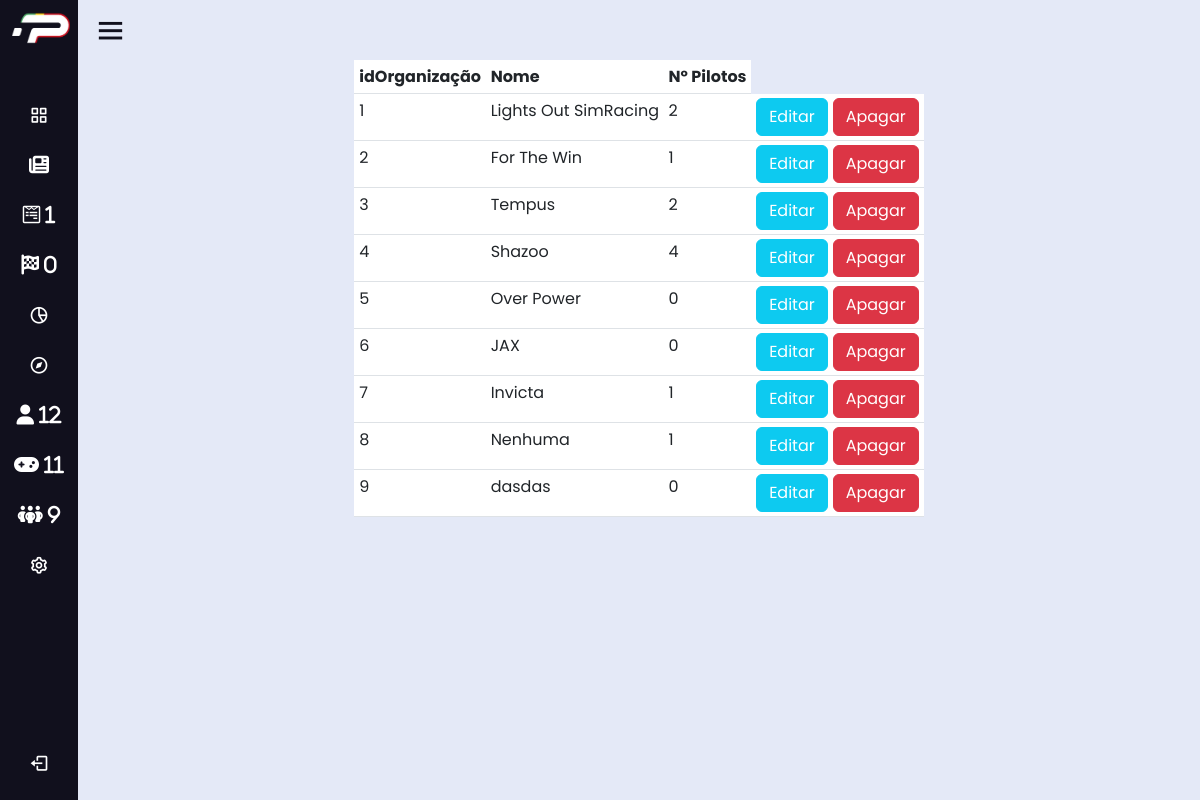
Screenshot of /VerOrganizacoes.php (signed in) with the database file from the repository.
### tables this page shows
CREATE TABLE `organizacao` (
  `id_organizacao` int NOT NULL,
  `nome_organizacao` varchar(50) DEFAULT NULL,
  `caminho_imagem` varchar(60) NOT NULL
);

### VerOrganizacoes.php (the view, shortened to what this page needs)
<?php
include("session.php");
$query = "SELECT id_temporada FROM temporada ORDER BY id_temporada DESC LIMIT 1;";
$result = $db->query($query);
$row = $result->fetch_assoc();
$idTemporada = $row['id_temporada'];
$query = 'SELECT O.*, COUNT(DISTINCT P.id_piloto) AS numero_pilotos FROM organizacao O LEFT JOIN pilotopontostemporada P ON O.id_organizacao = P.id_organizacao AND P.id_temporada = '. $idTemporada .' GROUP BY O.id_organizacao;';
?>
<html lang="en" dir="ltr">
    <head>
        <link rel="stylesheet" href="./css/admin.css">
        <link rel="stylesheet" href="https://cdnjs.cloudflare.com/ajax/libs/font-awesome/6.2.1/css/all.min.css" />
        <link href='https://unpkg.com/boxicons@2.0.7/css/boxicons.min.css' rel='stylesheet'>
        <link href="https://cdn.jsdelivr.net/npm/bootstrap@5.3.0-alpha1/dist/css/bootstrap.min.css" rel="stylesheet">
    </head>
<body>
    <?php include("navbarback.php"); ?>
    <section class="home-section">
        <div class="home-content">
            <i class='bx bx-menu'></i>
        </div>
        <div class="teste">
            <table class="table table-sm">
                <thead>
                    <tr>
                        <th>idOrganização</th>
                        <th>Nome</th>
                        <th>Nº Pilotos</th>
                    </tr>
                </thead>
<?php
                echo '<tbody>';
                $result = mysqli_query($db, $query);
                while ($row = mysqli_fetch_array($result)) {
                    echo '<tr>';
                    echo '<td>' . $row['id_organizacao'] . '</td>';
                    echo '<td>' . $row['nome_organizacao'] . '</td>';
                    echo '<td>' . $row['numero_pilotos'] . '</td>';
                    echo '<td>';
                    echo '<div class="btn-group">';
                    echo '
                        <form style="margin-right:5px" action="EditarOrganizacao.php" method="post">
                            <input type="hidden" name="id_organizacao" value="' . $row['id_organizacao'] . '">
                            <button type="submit" class="btn btn-info" style="color: white";>Editar</button>
                        </form>';
                    echo '
                        <form action="EliminarOrganizacao.php" method="post">
                            <button type="button" onclick="GetId(\'' . $row['id_organizacao'] . '\')" class="btn btn-danger" data-bs-toggle="modal" data-bs-target="#deleteModal">Apagar</button>
                        </form>';
                    echo '</div>';
                }
                echo '</tbody>';
                echo '</table>';
?>
        </div>
    </section>
</body>
</html>

### css/admin.css (style rules this page uses)
* { margin: 0; padding: 0; box-sizing: border-box; font-family: "Poppins", sans-serif; }
.home-section { position: relative; background: #e4e9f7; height: 100vh; left: 260px; width: calc(100% - 260px); transition: all 0.5s ease; }
.sidebar.close ~ .home-section { left: 78px; width: calc(100% - 78px); }
.home-section .home-content { height: 60px; display: flex; align-items: center; }
.home-section .home-content .bx-menu, .home-section .home-content .text { color: #11101d; font-size: 35px; }
.home-section .home-content .bx-menu { margin: 0 15px; cursor: pointer; }
.teste { margin-inline: auto; width: fit-content; }
.teste td, .teste th { padding-inline: 0.3em !important; }

### rows the page displays
organizacao: id_organizacao "1", nome_organizacao "Lights Out SimRacing", numero_pilotos "2"
organizacao: id_organizacao "2", nome_organizacao "For The Win", numero_pilotos "1"
organizacao: id_organizacao "3", nome_organizacao "Tempus", numero_pilotos "2"
organizacao: id_organizacao "4", nome_organizacao "Shazoo", numero_pilotos "4"
organizacao: id_organizacao "5", nome_organizacao "Over Power", numero_pilotos "0"
organizacao: id_organizacao "6", nome_organizacao "JAX", numero_pilotos "0"
organizacao: id_organizacao "7", nome_organizacao "Invicta", numero_pilotos "1"
organizacao: id_organizacao "8", nome_organizacao "Nenhuma", numero_pilotos "1"
organizacao: id_organizacao "9", nome_organizacao "dasdas", numero_pilotos "0"

### other values shown
$count "1"
$count2 "0"
$count1 "12"
$count3 "11"
$count4 "9"
